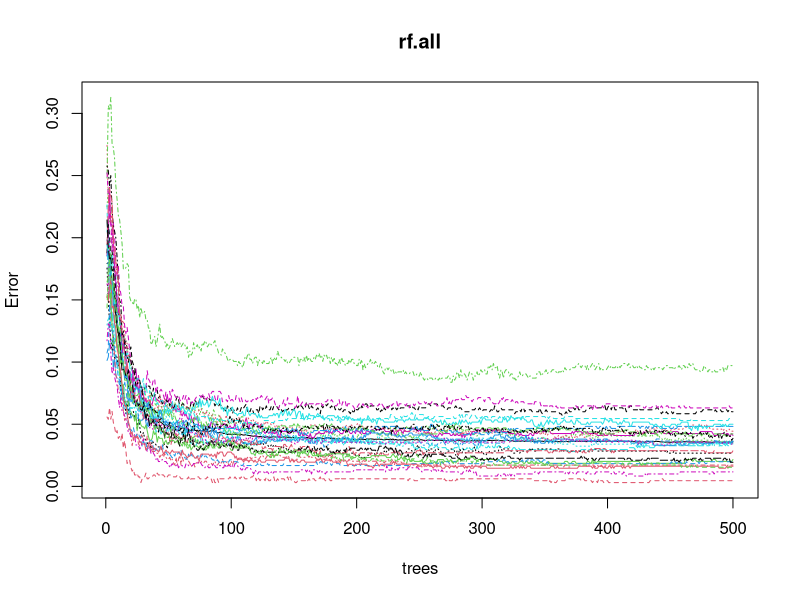

This chart was generated by the following R code:
library(randomForest)
data(LetterRecognition, package = "mlbench")
set.seed(seed = 123)

n = nrow(LetterRecognition)
n_test = floor(0.2 * n)
i_test = sample.int(n, n_test)
train = LetterRecognition[-i_test, ]
test = LetterRecognition[i_test, ]

rf.all = randomForest(lettr ~ ., train, ntree = 500, norm.votes = FALSE)
pred = predict(rf.all, test)

correct = sum(pred == test$lettr)
cat("Proportion Correct:", correct/(n_test), "\n")

plot(rf.all)

